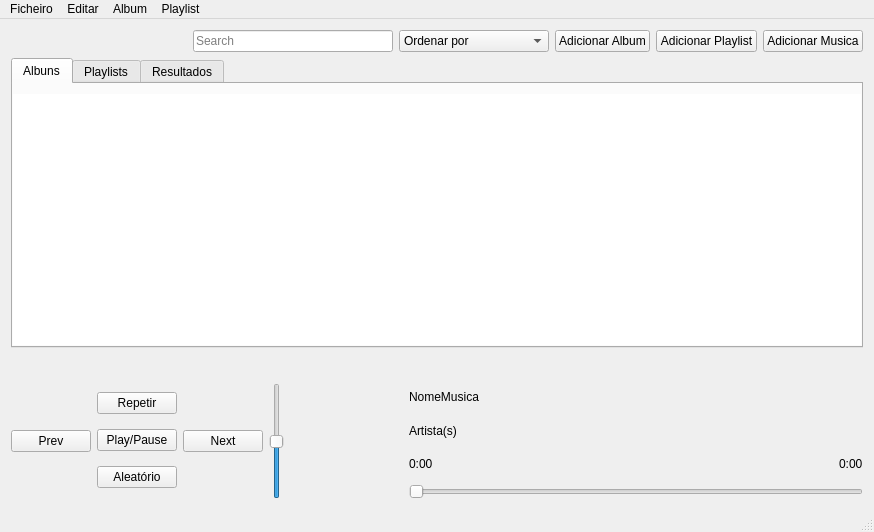
<?xml version="1.0" encoding="UTF-8"?>
<ui version="4.0">
 <class>MainWindow</class>
 <widget class="QMainWindow" name="MainWindow">
  <property name="geometry">
   <rect>
    <x>0</x>
    <y>0</y>
    <width>874</width>
    <height>532</height>
   </rect>
  </property>
  <property name="windowTitle">
   <string>.Play</string>
  </property>
  <property name="windowIcon">
   <iconset>
    <normaloff>icon.png</normaloff>icon.png</iconset>
  </property>
  <property name="styleSheet">
   <string notr="true"/>
  </property>
  <property name="tabShape">
   <enum>QTabWidget::Rounded</enum>
  </property>
  <widget class="QWidget" name="centralWidget">
   <layout class="QGridLayout" name="gridLayout_3" rowstretch="1,10,1,4">
    <item row="2" column="0">
     <spacer name="verticalSpacer">
      <property name="orientation">
       <enum>Qt::Vertical</enum>
      </property>
      <property name="sizeHint" stdset="0">
       <size>
        <width>20</width>
        <height>40</height>
       </size>
      </property>
     </spacer>
    </item>
    <item row="3" column="0">
     <layout class="QGridLayout" name="Player">
      <item row="0" column="0">
       <layout class="QGridLayout" name="MainLayout" rowstretch="0" columnstretch="1,1,1,4" columnminimumwidth="1,1,1,4">
        <property name="sizeConstraint">
         <enum>QLayout::SetDefaultConstraint</enum>
        </property>
        <property name="leftMargin">
         <number>0</number>
        </property>
        <property name="topMargin">
         <number>0</number>
        </property>
        <property name="rightMargin">
         <number>0</number>
        </property>
        <property name="bottomMargin">
         <number>0</number>
        </property>
        <property name="verticalSpacing">
         <number>6</number>
        </property>
        <item row="0" column="1">
         <widget class="QSlider" name="volumeSlider">
          <property name="maximum">
           <number>100</number>
          </property>
          <property name="value">
           <number>50</number>
          </property>
          <property name="orientation">
           <enum>Qt::Vertical</enum>
          </property>
         </widget>
        </item>
        <item row="0" column="0">
         <layout class="QHBoxLayout" name="songControls" stretch="1,1,1">
          <property name="sizeConstraint">
           <enum>QLayout::SetFixedSize</enum>
          </property>
          <property name="leftMargin">
           <number>0</number>
          </property>
          <property name="bottomMargin">
           <number>0</number>
          </property>
          <item>
           <widget class="QPushButton" name="prev">
            <property name="sizePolicy">
             <sizepolicy hsizetype="Fixed" vsizetype="Fixed">
              <horstretch>0</horstretch>
              <verstretch>0</verstretch>
             </sizepolicy>
            </property>
            <property name="text">
             <string>Prev</string>
            </property>
           </widget>
          </item>
          <item>
           <layout class="QVBoxLayout" name="verticalLayout">
            <item>
             <layout class="QHBoxLayout" name="horizontalLayout" stretch="1,1,2,1,1">
              <item>
               <spacer name="horizontalSpacer">
                <property name="orientation">
                 <enum>Qt::Horizontal</enum>
                </property>
                <property name="sizeType">
                 <enum>QSizePolicy::Expanding</enum>
                </property>
                <property name="sizeHint" stdset="0">
                 <size>
                  <width>40</width>
                  <height>20</height>
                 </size>
                </property>
               </spacer>
              </item>
              <item>
               <spacer name="horizontalSpacer_8">
                <property name="orientation">
                 <enum>Qt::Horizontal</enum>
                </property>
                <property name="sizeHint" stdset="0">
                 <size>
                  <width>40</width>
                  <height>20</height>
                 </size>
                </property>
               </spacer>
              </item>
              <item>
               <widget class="QPushButton" name="repetir">
                <property name="sizePolicy">
                 <sizepolicy hsizetype="Fixed" vsizetype="Fixed">
                  <horstretch>0</horstretch>
                  <verstretch>0</verstretch>
                 </sizepolicy>
                </property>
                <property name="text">
                 <string>Repetir</string>
                </property>
               </widget>
              </item>
              <item>
               <spacer name="horizontalSpacer_9">
                <property name="orientation">
                 <enum>Qt::Horizontal</enum>
                </property>
                <property name="sizeHint" stdset="0">
                 <size>
                  <width>40</width>
                  <height>20</height>
                 </size>
                </property>
               </spacer>
              </item>
              <item>
               <spacer name="horizontalSpacer_2">
                <property name="orientation">
                 <enum>Qt::Horizontal</enum>
                </property>
                <property name="sizeHint" stdset="0">
                 <size>
                  <width>40</width>
                  <height>20</height>
                 </size>
                </property>
               </spacer>
              </item>
             </layout>
            </item>
            <item>
             <layout class="QHBoxLayout" name="horizontalLayout_2" stretch="1,2,1">
              <item>
               <spacer name="horizontalSpacer_5">
                <property name="orientation">
                 <enum>Qt::Horizontal</enum>
                </property>
                <property name="sizeHint" stdset="0">
                 <size>
                  <width>40</width>
                  <height>20</height>
                 </size>
                </property>
               </spacer>
              </item>
              <item>
               <widget class="QPushButton" name="playToggle">
                <property name="sizePolicy">
                 <sizepolicy hsizetype="Fixed" vsizetype="Fixed">
                  <horstretch>0</horstretch>
                  <verstretch>0</verstretch>
                 </sizepolicy>
                </property>
                <property name="text">
                 <string>Play/Pause</string>
                </property>
               </widget>
              </item>
              <item>
               <spacer name="horizontalSpacer_6">
                <property name="orientation">
                 <enum>Qt::Horizontal</enum>
                </property>
                <property name="sizeHint" stdset="0">
                 <size>
                  <width>40</width>
                  <height>20</height>
                 </size>
                </property>
               </spacer>
              </item>
             </layout>
            </item>
            <item>
             <layout class="QHBoxLayout" name="horizontalLayout_3" stretch="1,1,3,1,1">
              <item>
               <spacer name="horizontalSpacer_3">
                <property name="orientation">
                 <enum>Qt::Horizontal</enum>
                </property>
                <property name="sizeType">
                 <enum>QSizePolicy::Expanding</enum>
                </property>
                <property name="sizeHint" stdset="0">
                 <size>
                  <width>40</width>
                  <height>20</height>
                 </size>
                </property>
               </spacer>
              </item>
              <item>
               <spacer name="horizontalSpacer_10">
                <property name="orientation">
                 <enum>Qt::Horizontal</enum>
                </property>
                <property name="sizeHint" stdset="0">
                 <size>
                  <width>40</width>
                  <height>20</height>
                 </size>
                </property>
               </spacer>
              </item>
              <item>
               <widget class="QPushButton" name="aleatorio">
                <property name="sizePolicy">
                 <sizepolicy hsizetype="Fixed" vsizetype="Fixed">
                  <horstretch>0</horstretch>
                  <verstretch>0</verstretch>
                 </sizepolicy>
                </property>
                <property name="text">
                 <string>Aleatório</string>
                </property>
               </widget>
              </item>
              <item>
               <spacer name="horizontalSpacer_11">
                <property name="orientation">
                 <enum>Qt::Horizontal</enum>
                </property>
                <property name="sizeHint" stdset="0">
                 <size>
                  <width>40</width>
                  <height>20</height>
                 </size>
                </property>
               </spacer>
              </item>
              <item>
               <spacer name="horizontalSpacer_4">
                <property name="orientation">
                 <enum>Qt::Horizontal</enum>
                </property>
                <property name="sizeHint" stdset="0">
                 <size>
                  <width>40</width>
                  <height>20</height>
                 </size>
                </property>
               </spacer>
              </item>
             </layout>
            </item>
           </layout>
          </item>
          <item>
           <widget class="QPushButton" name="next">
            <property name="sizePolicy">
             <sizepolicy hsizetype="Fixed" vsizetype="Fixed">
              <horstretch>0</horstretch>
              <verstretch>0</verstretch>
             </sizepolicy>
            </property>
            <property name="text">
             <string>Next</string>
            </property>
           </widget>
          </item>
         </layout>
        </item>
        <item row="0" column="2">
         <widget class="QLabel" name="albumImage">
          <property name="sizePolicy">
           <sizepolicy hsizetype="Fixed" vsizetype="Fixed">
            <horstretch>1</horstretch>
            <verstretch>1</verstretch>
           </sizepolicy>
          </property>
          <property name="minimumSize">
           <size>
            <width>100</width>
            <height>100</height>
           </size>
          </property>
          <property name="maximumSize">
           <size>
            <width>150</width>
            <height>150</height>
           </size>
          </property>
          <property name="text">
           <string/>
          </property>
          <property name="scaledContents">
           <bool>true</bool>
          </property>
         </widget>
        </item>
        <item row="0" column="3">
         <layout class="QVBoxLayout" name="verticalLayout_3">
          <property name="sizeConstraint">
           <enum>QLayout::SetMinimumSize</enum>
          </property>
          <item>
           <widget class="QLabel" name="songName">
            <property name="text">
             <string>NomeMusica</string>
            </property>
           </widget>
          </item>
          <item>
           <widget class="QLabel" name="songArtist">
            <property name="text">
             <string>Artista(s)</string>
            </property>
           </widget>
          </item>
          <item>
           <layout class="QHBoxLayout" name="horizontalLayout_4">
            <item>
             <widget class="QLabel" name="currentTime">
              <property name="text">
               <string>0:00</string>
              </property>
             </widget>
            </item>
            <item>
             <spacer name="horizontalSpacer_7">
              <property name="orientation">
               <enum>Qt::Horizontal</enum>
              </property>
              <property name="sizeHint" stdset="0">
               <size>
                <width>40</width>
                <height>20</height>
               </size>
              </property>
             </spacer>
            </item>
            <item>
             <widget class="QLabel" name="totalTime">
              <property name="text">
               <string>0:00</string>
              </property>
             </widget>
            </item>
           </layout>
          </item>
          <item>
           <widget class="QSlider" name="songPosition">
            <property name="maximum">
             <number>100</number>
            </property>
            <property name="orientation">
             <enum>Qt::Horizontal</enum>
            </property>
           </widget>
          </item>
         </layout>
        </item>
       </layout>
      </item>
     </layout>
    </item>
    <item row="0" column="0">
     <layout class="QHBoxLayout" name="ToolBox">
      <item>
       <spacer name="horizontalSpacer_12">
        <property name="orientation">
         <enum>Qt::Horizontal</enum>
        </property>
        <property name="sizeHint" stdset="0">
         <size>
          <width>40</width>
          <height>20</height>
         </size>
        </property>
       </spacer>
      </item>
      <item>
       <widget class="QLineEdit" name="searchBox">
        <property name="minimumSize">
         <size>
          <width>200</width>
          <height>0</height>
         </size>
        </property>
        <property name="maximumSize">
         <size>
          <width>200</width>
          <height>16777215</height>
         </size>
        </property>
        <property name="placeholderText">
         <string>Search</string>
        </property>
       </widget>
      </item>
      <item>
       <widget class="QComboBox" name="orderChoice">
        <property name="minimumSize">
         <size>
          <width>150</width>
          <height>0</height>
         </size>
        </property>
        <property name="statusTip">
         <string/>
        </property>
        <property name="currentText">
         <string>Ordenar por</string>
        </property>
        <property name="currentIndex">
         <number>0</number>
        </property>
        <property name="sizeAdjustPolicy">
         <enum>QComboBox::AdjustToContentsOnFirstShow</enum>
        </property>
        <item>
         <property name="text">
          <string>Ordenar por</string>
         </property>
        </item>
        <item>
         <property name="text">
          <string>Nome ▲</string>
         </property>
        </item>
        <item>
         <property name="text">
          <string>Nome ▼</string>
         </property>
        </item>
        <item>
         <property name="text">
          <string>Data de criação ▲</string>
         </property>
        </item>
        <item>
         <property name="text">
          <string>Data de criação ▼</string>
         </property>
        </item>
       </widget>
      </item>
      <item>
       <widget class="QPushButton" name="btnAddAlbum">
        <property name="text">
         <string>Adicionar Album</string>
        </property>
       </widget>
      </item>
      <item>
       <widget class="QPushButton" name="btnAddPlay">
        <property name="text">
         <string>Adicionar Playlist</string>
        </property>
       </widget>
      </item>
      <item>
       <widget class="QPushButton" name="btnAddSong">
        <property name="text">
         <string>Adicionar Musica</string>
        </property>
       </widget>
      </item>
     </layout>
    </item>
    <item row="1" column="0">
     <widget class="QTabWidget" name="Viewer">
      <property name="tabPosition">
       <enum>QTabWidget::North</enum>
      </property>
      <property name="tabShape">
       <enum>QTabWidget::Rounded</enum>
      </property>
      <property name="currentIndex">
       <number>0</number>
      </property>
      <property name="usesScrollButtons">
       <bool>false</bool>
      </property>
      <property name="tabsClosable">
       <bool>false</bool>
      </property>
      <widget class="QWidget" name="tabAlbuns">
       <attribute name="title">
        <string>Albuns</string>
       </attribute>
       <widget class="QTableView" name="listObjs">
        <property name="geometry">
         <rect>
          <x>0</x>
          <y>10</y>
          <width>851</width>
          <height>251</height>
         </rect>
        </property>
        <property name="sizePolicy">
         <sizepolicy hsizetype="Preferred" vsizetype="Preferred">
          <horstretch>0</horstretch>
          <verstretch>0</verstretch>
         </sizepolicy>
        </property>
        <property name="frameShape">
         <enum>QFrame::NoFrame</enum>
        </property>
        <property name="horizontalScrollBarPolicy">
         <enum>Qt::ScrollBarAlwaysOff</enum>
        </property>
        <property name="sizeAdjustPolicy">
         <enum>QAbstractScrollArea::AdjustIgnored</enum>
        </property>
        <property name="showDropIndicator" stdset="0">
         <bool>false</bool>
        </property>
        <property name="dragEnabled">
         <bool>false</bool>
        </property>
       </widget>
      </widget>
      <widget class="QWidget" name="tabPlaylists">
       <attribute name="title">
        <string>Playlists</string>
       </attribute>
       <widget class="QTableView" name="listPlay">
        <property name="geometry">
         <rect>
          <x>0</x>
          <y>10</y>
          <width>851</width>
          <height>251</height>
         </rect>
        </property>
        <property name="frameShape">
         <enum>QFrame::NoFrame</enum>
        </property>
       </widget>
      </widget>
      <widget class="QWidget" name="tabResults">
       <property name="enabled">
        <bool>true</bool>
       </property>
       <attribute name="title">
        <string>Resultados</string>
       </attribute>
       <widget class="QTableView" name="listResults">
        <property name="geometry">
         <rect>
          <x>0</x>
          <y>0</y>
          <width>851</width>
          <height>251</height>
         </rect>
        </property>
        <property name="frameShape">
         <enum>QFrame::NoFrame</enum>
        </property>
       </widget>
      </widget>
     </widget>
    </item>
   </layout>
  </widget>
  <widget class="QMenuBar" name="menuBar">
   <property name="geometry">
    <rect>
     <x>0</x>
     <y>0</y>
     <width>874</width>
     <height>20</height>
    </rect>
   </property>
   <widget class="QMenu" name="menuFicheiro">
    <property name="title">
     <string>Ficheiro</string>
    </property>
    <addaction name="actionConfigura_o"/>
    <addaction name="actionExit"/>
   </widget>
   <widget class="QMenu" name="menuAlbum">
    <property name="title">
     <string>Album</string>
    </property>
    <widget class="QMenu" name="menuMusica">
     <property name="title">
      <string>Musica</string>
     </property>
     <addaction name="actionAdicionarMusica"/>
    </widget>
    <addaction name="actionAdicionarAlbum"/>
    <addaction name="menuMusica"/>
    <addaction name="actionEditar"/>
   </widget>
   <widget class="QMenu" name="menuEditar">
    <property name="title">
     <string>Editar</string>
    </property>
    <widget class="QMenu" name="menuOrdenar">
     <property name="title">
      <string>Ordenar</string>
     </property>
     <addaction name="separator"/>
     <addaction name="actionNome"/>
     <addaction name="actionNome_2"/>
     <addaction name="actionData_de_cria_o"/>
     <addaction name="actionData_de_cria_o_2"/>
    </widget>
    <addaction name="menuOrdenar"/>
   </widget>
   <widget class="QMenu" name="menuPlaylist">
    <property name="title">
     <string>Playlist</string>
    </property>
    <addaction name="actionNova"/>
   </widget>
   <addaction name="menuFicheiro"/>
   <addaction name="menuEditar"/>
   <addaction name="menuAlbum"/>
   <addaction name="menuPlaylist"/>
  </widget>
  <widget class="QStatusBar" name="statusBar"/>
  <action name="actionExit">
   <property name="checkable">
    <bool>false</bool>
   </property>
   <property name="text">
    <string>Sair</string>
   </property>
  </action>
  <action name="actionAdicionarAlbum">
   <property name="text">
    <string>Novo</string>
   </property>
  </action>
  <action name="actionAdicionarMusica">
   <property name="text">
    <string>Adicionar</string>
   </property>
  </action>
  <action name="actionConfigura_o">
   <property name="text">
    <string>Configuração</string>
   </property>
  </action>
  <action name="actionNome">
   <property name="text">
    <string>Nome ▲</string>
   </property>
  </action>
  <action name="actionNome_2">
   <property name="text">
    <string>Nome ▼</string>
   </property>
  </action>
  <action name="actionData_de_cria_o">
   <property name="text">
    <string>Data de criação ▲</string>
   </property>
  </action>
  <action name="actionData_de_cria_o_2">
   <property name="text">
    <string>Data de criação ▼</string>
   </property>
  </action>
  <action name="actionNova">
   <property name="text">
    <string>Nova</string>
   </property>
  </action>
  <action name="actionEditar">
   <property name="text">
    <string>Editar</string>
   </property>
  </action>
 </widget>
 <layoutdefault spacing="6" margin="11"/>
 <resources/>
 <connections>
  <connection>
   <sender>actionExit</sender>
   <signal>triggered()</signal>
   <receiver>MainWindow</receiver>
   <slot>close()</slot>
   <hints>
    <hint type="sourcelabel">
     <x>-1</x>
     <y>-1</y>
    </hint>
    <hint type="destinationlabel">
     <x>403</x>
     <y>225</y>
    </hint>
   </hints>
  </connection>
 </connections>
</ui>
